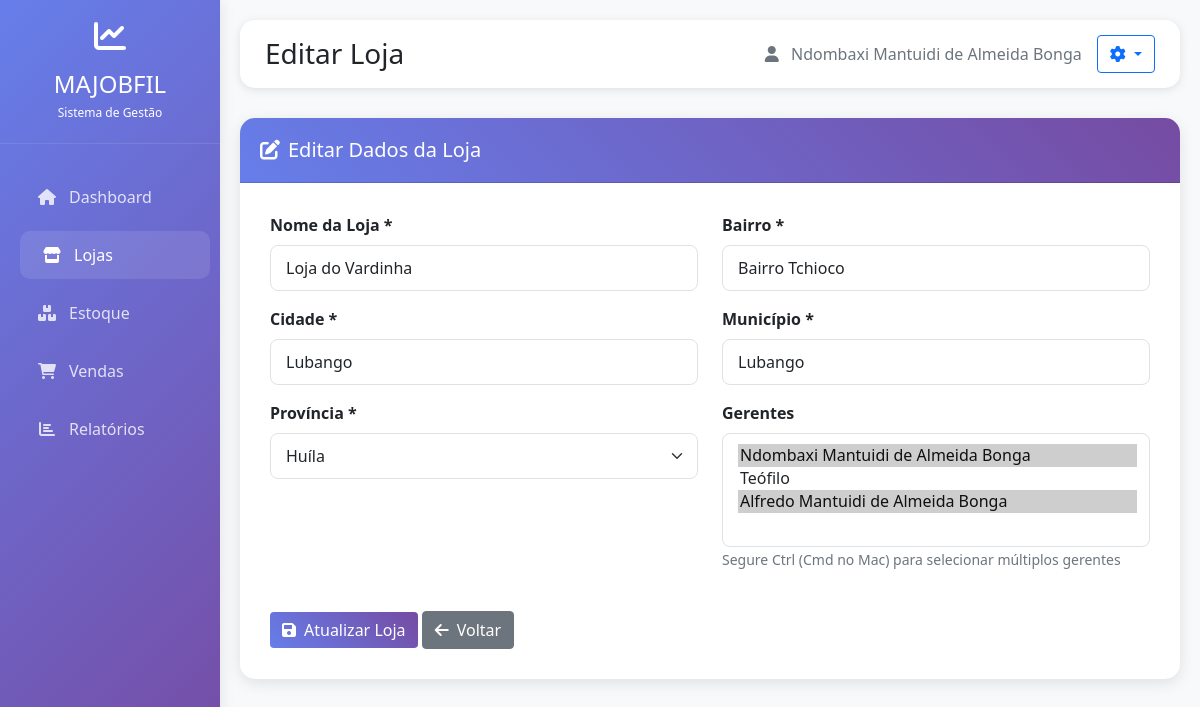
/loja/lojas/1/editar/ (signed in), run on the app's committed database.
### conta/models.py (models this page shows, shortened)
class Conta(AbstractBaseUser, PermissionsMixin):
    username = models.CharField('Nome de usuário', max_length=30, unique=True)
    email = models.EmailField('Email', unique=True)
    nome = models.CharField('Nome completo', max_length=100)
    telemovel = models.CharField('Telemóvel', max_length=15, blank=True, null=True)
    data_nascimento = models.DateField('Data de nascimento', blank=True, null=True)
    bilhete_identidade = models.CharField('Bilhete de Identidade', max_length=20, blank=True, null=True)
    bairro = models.CharField('Bairro', max_length=100, blank=True, null=True)
    cidade = models.CharField('Cidade', max_length=100, blank=True, null=True)
    provincia = models.CharField('Província', max_length=100, blank=True, null=True)
    municipio = models.CharField('Município', max_length=100, blank=True, null=True)
    is_active = models.BooleanField('Ativo', default=True)
    is_staff = models.BooleanField('Staff', default=False)
    is_superuser = models.BooleanField('superuser', default=False)
    date_joined = models.DateTimeField('Data de registro', default=timezone.now)
    objects = CustomUserManager()
    USERNAME_FIELD = 'email'
    REQUIRED_FIELDS = ['username', 'nome']
    class Meta:
        verbose_name = 'Conta'
        verbose_name_plural = 'Contas'

### lojas/models.py (models this page shows, shortened)
class Loja(models.Model):
    PROVINCIAS = [
        ('Bengo', 'Bengo'),
        ('Benguela', 'Benguela'),
        ('Bié', 'Bié'),
        ('Cabinda', 'Cabinda'),
        ('Cuando-Cubango', 'Cuando-Cubango'),
        ('Cuanza-Norte', 'Cuanza-Norte'),
        ('Cuanza-Sul', 'Cuanza-Sul'),
        ('Cunene', 'Cunene'),
        ('Huambo', 'Huambo'),
        ('Huíla', 'Huíla'),
        ('Luanda', 'Luanda'),
        ('Lunda-Norte', 'Lunda-Norte'),
        ('Lunda-Sul', 'Lunda-Sul'),
        ('Malanje', 'Malanje'),
        ('Moxico', 'Moxico'),
        ('Namibe', 'Namibe'),
        ('Uíge', 'Uíge'),
        ('Zaire', 'Zaire'),
    ]
    nome = models.CharField(max_length=100, verbose_name='Nome da Loja')
    bairro = models.CharField(max_length=100, verbose_name='Bairro')
    cidade = models.CharField(max_length=100, verbose_name='Cidade')
    provincia = models.CharField(max_length=50, choices=PROVINCIAS, verbose_name='Província')
    municipio = models.CharField(max_length=100, verbose_name='Município')
    gerentes = models.ManyToManyField(
        settings.AUTH_USER_MODEL,
        verbose_name='Gerentes',
        related_name='lojas_gerenciadas'
    )
    class Meta:
        verbose_name = 'Loja'
        verbose_name_plural = 'Lojas'

### lojas/views.py (the view, shortened to what this page needs)
# urls.py: path('lojas/<int:loja_id>/editar/', views.editar_loja, name='editar_loja'),
@login_required
@user_passes_test(is_superuser)
def editar_loja(request, loja_id):
    loja = get_object_or_404(Loja, id=loja_id)
    from django.contrib.auth import get_user_model
    User = get_user_model()
    gerentes = User.objects.filter(is_active=True)
    context = {
        'loja': loja,
        'gerentes': gerentes,
        'provincias': Loja.PROVINCIAS
    }
    return render(request, 'lojas/editar_loja.html', context)

### conta/context_processors.py (called while the page is built, shortened)
def estatisticas_relatorios(request):
    if request.user.is_superuser:
        relatorios = RelatorioDiario.objects.all()
    else:
        lojas_usuario = request.user.lojas_gerenciadas.all()
        relatorios = RelatorioDiario.objects.filter(loja__in=lojas_usuario)
    total_relatorios = relatorios.count()
    completos = 0
    negativos = 0
    pendentes = 0
    for relatorio in relatorios:
        try:
            diferenca = relatorio.calcular_diferenca()
            if diferenca > 0:
                completos += 1
            elif diferenca < 0:
                negativos += 1
            else:
                pendentes += 1
        except Exception:
            continue
    return {
        'estatisticas': {
            'total_relatorios': total_relatorios,
            'completos': completos,
            'pendentes': pendentes,
            'negativos': negativos,
        }
    }

def atividades_recentes_context(request):
    if not request.user.is_authenticated:
        return {'atividades_recentes': []}
    atividades = Atividade.objects.filter(
        usuario=request.user
    ).order_by('-data')[:5]
    return {'atividades_recentes': atividades}

### lojas/views.py (called while the page is built)
def is_superuser(user):
    return user.is_superuser

### relatorio/models.py (called while the page is built)
    def calcular_total_arrecadado(self):
        return (self.dm or Decimal('0.00')) + \
               (self.moedas or Decimal('0.00')) + \
               (self.tpa or Decimal('0.00')) + \
               (self.gastos or Decimal('0.00'))

    def calcular_diferenca(self):
        return self.total_geral - self.calcular_total_arrecadado()

### lojas/templates/lojas/editar_loja.html (shortened to what this page needs)
<!DOCTYPE html>
<html lang="pt">
<head>
    <link href="https://cdn.jsdelivr.net/npm/bootstrap@5.1.3/dist/css/bootstrap.min.css" rel="stylesheet">
    <link href="https://cdnjs.cloudflare.com/ajax/libs/font-awesome/6.0.0/css/all.min.css" rel="stylesheet">
</head>
<body>
    <div class="sidebar" id="sidebar">
        <div class="logo">
            <i class="fas fa-chart-line fa-2x mb-2"></i>
            <h4 class="mb-0">MAJOBFIL</h4>
            <small>Sistema de Gestão</small>
        </div>
        <div class="mt-4">
            <ul class="nav flex-column">
                <li class="nav-item">
                    <a class="nav-link" href="{% url 'dashboard' %}">
                        <i class="fas fa-home"></i><span>Dashboard</span>
                    </a>
                </li>
                <li class="nav-item">
                    <a class="nav-link active" href="{% url 'listar_lojas' %}">
                        <i class="fas fa-store"></i><span>Lojas</span>
                    </a>
                </li>
                {% if user.is_superuser %}
                <li class="nav-item">
                    <a class="nav-link" href="{% url 'listar_estoque' %}">
                        <i class="fas fa-boxes"></i><span>Estoque</span>
                    </a>
                </li>
                {% endif %}
                <li class="nav-item">
                    <a class="nav-link" href="{% url 'listar_vendas' %}">
                        <i class="fas fa-shopping-cart"></i><span>Vendas</span>
                    </a>
                </li>
                <li class="nav-item">
                    <a class="nav-link" href="{% url 'listar_relatorios_diarios' %}">
                        <i class="fas fa-chart-bar"></i><span>Relatórios</span>
                    </a>
                </li>
            </ul>
        </div>
    </div>
    <div class="main-content" id="mainContent">
        <div class="top-bar fade-in">
            <h3 class="mb-0">Editar Loja</h3>
            <div class="top-bar-actions">
                <span class="text-muted">
                    <i class="fas fa-user me-2"></i>
                    {{ user.nome|default:user.username }}
                </span>
                <div class="dropdown">
                    <button class="btn btn-outline-primary dropdown-toggle" type="button"
                            data-bs-toggle="dropdown" aria-expanded="false" aria-label="Opções do usuário">
                        <i class="fas fa-cog"></i>
                    </button>
                </div>
            </div>
        </div>
        <div class="row fade-in">
            <div class="col-12">
                <div class="card form-card">
                    <div class="card-header">
                        <h5 class="mb-0"><i class="fas fa-edit me-2"></i>Editar Dados da Loja</h5>
                    </div>
                    <div class="card-body">
                        <form method="post">
                            <div class="row">
                                <div class="col-md-6 mb-3">
                                    <label for="nome" class="form-label">Nome da Loja *</label>
                                    <input type="text" class="form-control" id="nome" name="nome" value="{{ loja.nome }}" required>
                                </div>
                                <div class="col-md-6 mb-3">
                                    <label for="bairro" class="form-label">Bairro *</label>
                                    <input type="text" class="form-control" id="bairro" name="bairro" value="{{ loja.bairro }}" required>
                                </div>
                            </div>
                            <div class="row">
                                <div class="col-md-6 mb-3">
                                    <label for="cidade" class="form-label">Cidade *</label>
                                    <input type="text" class="form-control" id="cidade" name="cidade" value="{{ loja.cidade }}" required>
                                </div>
                                <div class="col-md-6 mb-3">
                                    <label for="municipio" class="form-label">Município *</label>
                                    <input type="text" class="form-control" id="municipio" name="municipio" value="{{ loja.municipio }}" required>
                                </div>
                            </div>
                            <div class="row">
                                <div class="col-md-6 mb-3">
                                    <label for="provincia" class="form-label">Província *</label>
                                    <select class="form-select" id="provincia" name="provincia" required>
                                        {% for codigo, nome in provincias %}
                                        <option value="{{ codigo }}" {% if loja.provincia == codigo %}selected{% endif %}>{{ nome }}</option>
                                        {% endfor %}
                                    </select>
                                </div>
                                <div class="col-md-6 mb-3">
                                    <label for="gerentes" class="form-label">Gerentes</label>
                                    <select multiple class="form-select" id="gerentes" name="gerentes">
                                        {% for gerente in gerentes %}
                                        <option value="{{ gerente.id }}"
                                                {% if gerente in loja.gerentes.all %}selected{% endif %}>
                                            {{ gerente.nome|default:gerente.username }}
                                        </option>
                                        {% endfor %}
                                    </select>
                                    <small class="text-muted">Segure Ctrl (Cmd no Mac) para selecionar múltiplos gerentes</small>
                                </div>
                            </div>
                            <div class="row mt-4">
                                <div class="col-12">
                                    <button type="submit" class="btn btn-primary">
                                        <i class="fas fa-save me-2"></i>Atualizar Loja
                                    </button>
                                    <a href="{% url 'listar_lojas' %}" class="btn btn-secondary">
                                        <i class="fas fa-arrow-left me-2"></i>Voltar
                                    </a>
                                </div>
                            </div>
                        </form>
                    </div>
                </div>
            </div>
        </div>
    </div>
</body>
</html>

### lojas/templates/lojas/editar_loja.html (style rules this page uses)
:root { --primary: #667eea; --secondary: #764ba2; --success: #10b981; --info: #3b82f6; --warning: #f59e0b; --danger: #ef4444; --sidebar-width: 250px; --sidebar-collapsed-width: 70px; }
* { box-sizing: border-box; }
body { font-family: 'Segoe UI', Tahoma, Geneva, Verdana, sans-serif; background-color: #f8f9fa; overflow-x: hidden; transition: all 0.3s; }
.sidebar { background: linear-gradient(135deg, var(--primary) 0%, var(--secondary) 100%); min-height: 100vh; color: white; position: fixed; width: var(--sidebar-width); transition: all 0.3s; z-index: 1000; top: 0; left: 0; box-shadow: 0 0 15px rgba(0,0,0,0.1); }
.sidebar .logo { padding: 20px; text-align: center; border-bottom: 1px solid rgba(255,255,255,0.1); transition: all 0.3s; white-space: nowrap; overflow: hidden; }
.sidebar .logo h4 { transition: all 0.3s; margin: 10px 0 5px; }
.sidebar .logo small { transition: all 0.3s; font-size: 0.75rem; }
.sidebar .nav-link { color: rgba(255,255,255,0.8); padding: 12px 20px; margin: 5px 15px; border-radius: 10px; transition: all 0.3s; display: flex; align-items: center; white-space: nowrap; overflow: hidden; }
.sidebar .nav-link:hover, .sidebar .nav-link.active { background: rgba(255,255,255,0.1); color: white; transform: translateX(5px); }
.sidebar .nav-link i { width: 24px; min-width: 24px; margin-right: 10px; text-align: center; transition: all 0.3s; }
.main-content { margin-left: var(--sidebar-width); padding: 20px; transition: all 0.3s; min-height: 100vh; }
.top-bar { background: white; border-radius: 15px; padding: 15px 25px; box-shadow: 0 2px 10px rgba(0,0,0,0.1); margin-bottom: 30px; display: flex; justify-content: space-between; align-items: center; flex-wrap: wrap; gap: 15px; }
.top-bar h3 { margin-bottom: 0; }
.top-bar-actions { display: flex; align-items: center; gap: 15px; }
.form-card { border: none; border-radius: 15px; box-shadow: 0 4px 15px rgba(0,0,0,0.1); transition: transform 0.3s, box-shadow 0.3s; }
.form-card .card-header { background: linear-gradient(45deg, var(--primary), var(--secondary)); color: white; border-radius: 15px 15px 0 0; padding: 20px; }
.form-card .card-body { padding: 30px; }
.btn-primary { background: linear-gradient(45deg, var(--primary), var(--secondary)); border: none; }
.form-label { font-weight: 600; margin-bottom: 8px; }
.form-control, .form-select { border-radius: 8px; border: 1px solid #dee2e6; padding: 10px 15px; transition: all 0.3s; }
@media (max-width: 1200px) { :root { --sidebar-width: 220px; } }
@media (max-width: 1200px) { .main-content { margin-left: 220px; } }
.fade-in { animation: fadeIn 0.5s ease-out; }

### data on the page
Conta: nome "Ndombaxi Mantuidi de Almeida Bonga"
Loja: nome "Loja do Vardinha", bairro "Bairro Tchioco", cidade "Lubango", municipio "Lubango", provincia "Huíla", gerentes "Ndombaxi Mantuidi de Almeida Bonga ☑ / Teófilo / Alfredo Mantuidi de Almeida Bonga ☑"
